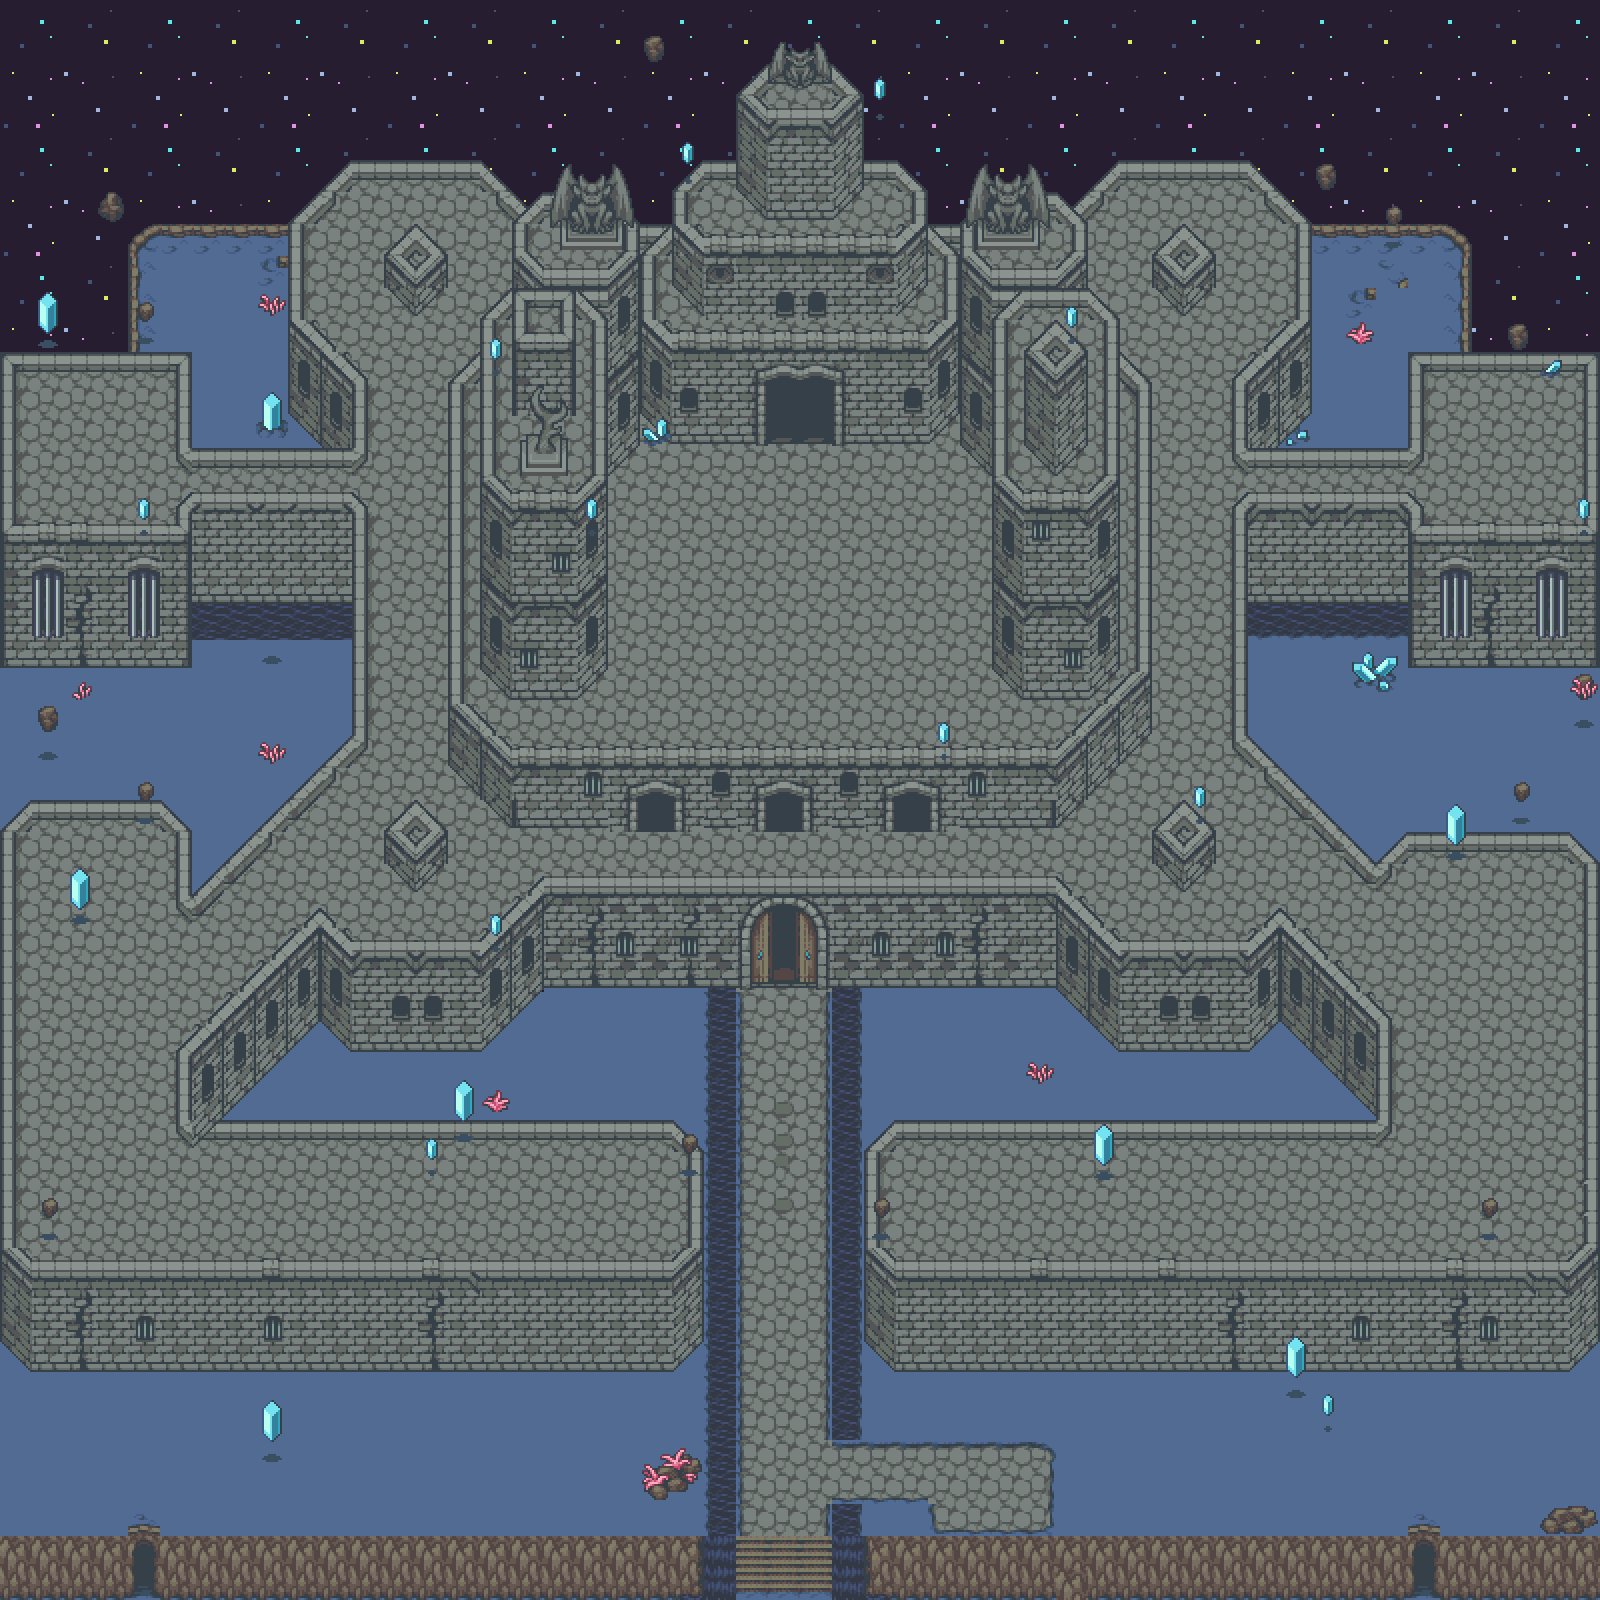

A level layout from a 2D game, rendered from its tile map. Below: a short description, then the map file with tile-grid data replaced by summaries:
An orthogonal 50x50 tile map with 32x32 px tiles, 17 tile layers (bg, 2, 3, path, ...), 2 tilesets and 106 objects (99x solid).

<map version="1.10" tiledversion="1.11.2" orientation="orthogonal" renderorder="right-down" width="50" height="50" tilewidth="32" tileheight="32" infinite="0" nextlayerid="34" nextobjectid="121">
 <tileset firstgid="1" source="../map4-tilesets/dd_waterfall_sheet.tsx" />
 <tileset firstgid="157" source="../map4-tilesets/tf_darkdimension_sheet.tsx" />
 <layer id="17" name="bg" width="50" height="50">
  <data>[2500 cells, 2500 non-empty, 16 distinct tile ids]</data>
 </layer>
 <layer id="3" name="2" width="50" height="50">
  <data>[2500 cells, 1800 non-empty, 24 distinct tile ids]</data>
 </layer>
 <layer id="2" name="3" width="50" height="50">
  <data>[2500 cells, 1805 non-empty, 71 distinct tile ids]</data>
 </layer>
 <layer id="12" name="path" width="50" height="50">
  <data>[2500 cells, 86 non-empty, 9 distinct tile ids]</data>
 </layer>
 <layer id="4" name="5-castle" width="50" height="50">
  <data>[2500 cells, 1215 non-empty, 42 distinct tile ids]</data>
 </layer>
 <layer id="21" name="5.0." width="50" height="50">
  <data>[2500 cells, 428 non-empty, 54 distinct tile ids]</data>
 </layer>
 <layer id="22" name="5.1" width="50" height="50">
  <data>[2500 cells, 170 non-empty, 38 distinct tile ids]</data>
 </layer>
 <layer id="5" name="subcastle" width="50" height="50">
  <data>[2500 cells, 2500 non-empty, 65 distinct tile ids]</data>
 </layer>
 <layer id="27" name="subcastle" width="50" height="50">
  <data>[2500 cells, 2440 non-empty, 59 distinct tile ids]</data>
 </layer>
 <layer id="23" name="5.2" width="50" height="50">
  <data>[2500 cells, 422 non-empty, 69 distinct tile ids]</data>
 </layer>
 <layer id="24" name="new5.3" width="50" height="50">
  <data>[2500 cells, 78 non-empty, 21 distinct tile ids]</data>
 </layer>
 <layer id="8" name="8" width="50" height="50">
  <data>[2500 cells, 31 non-empty, 11 distinct tile ids]</data>
 </layer>
 <layer id="26" name="new12" width="50" height="50">
  <data>[2500 cells, 20 non-empty, 19 distinct tile ids]</data>
 </layer>
 <layer id="16" name="Tile Layer 13" width="50" height="50">
  <data>[2500 cells, 17 non-empty, 5 distinct tile ids]</data>
 </layer>
 <layer id="30" name="sub" width="50" height="50">
  <data>[2500 cells, 483 non-empty, 25 distinct tile ids]</data>
 </layer>
 <layer id="31" name="subsub" width="50" height="50">
  <data>[2500 cells, 108 non-empty, 25 distinct tile ids]</data>
 </layer>
 <layer id="29" name="floating" width="50" height="50">
  <data>[2500 cells, 124 non-empty, 29 distinct tile ids]</data>
 </layer>
 <objectgroup id="32" name="Spawns">
  <object id="1" x="780" y="1564">
   <properties>
    <property name="type" value="player" />
   </properties>
   <point />
  </object>
  <object id="2" x="944" y="1508">
   <properties>
    <property name="type" value="portal_start" />
   </properties>
   <point />
  </object>
  <object id="3" x="742" y="476">
   <properties>
    <property name="type" value="portal" />
   </properties>
   <point />
  </object>
  <object id="4" x="90" y="1032">
   <properties>
    <property name="class" value="CyanBat" />
    <property name="type" value="monster" />
   </properties>
   <point />
  </object>
  <object id="5" x="784" y="986">
   <properties>
    <property name="type" value="teleport" />
   </properties>
   <point />
  </object>
  <object id="6" x="784" y="834">
   <properties>
    <property name="type" value="teleport_higher" />
   </properties>
   <point />
  </object>
  <object id="120" x="836" y="616">
   <properties>
    <property name="type" value="chest" />
   </properties>
   <point />
  </object>
 </objectgroup>
 <objectgroup id="33" name="solid">
  <object id="7" name="solid" x="708" y="986" width="26" height="614">
   <properties>
    <property name="solid" type="bool" value="true" />
   </properties>
  </object>
  <object id="8" name="solid" x="832" y="986" width="26" height="454">
   <properties>
    <property name="solid" type="bool" value="true" />
   </properties>
  </object>
  <object id="9" name="solid" x="834" y="1510" width="30" height="94">
   <properties>
    <property name="solid" type="bool" value="true" />
   </properties>
  </object>
  <object id="11" name="solid" x="2" y="1536" width="720" height="64">
   <properties>
    <property name="solid" type="bool" value="true" />
   </properties>
  </object>
  <object id="12" name="solid" x="850" y="1540" width="754" height="68">
   <properties>
    <property name="solid" type="bool" value="true" />
   </properties>
  </object>
  <object id="13" name="solid" x="874" y="1276" width="720" height="86">
   <properties>
    <property name="solid" type="bool" value="true" />
   </properties>
  </object>
  <object id="14" name="solid" x="6" y="1270" width="692" height="96">
   <properties>
    <property name="solid" type="bool" value="true" />
   </properties>
  </object>
  <object id="15" name="solid" x="552" y="898" width="180" height="94">
   <properties>
    <property name="solid" type="bool" value="true" />
   </properties>
  </object>
  <object id="16" name="solid" x="344" y="956" width="146" height="92">
   <properties>
    <property name="solid" type="bool" value="true" />
   </properties>
  </object>
  <object id="17" name="solid" x="1110" y="956" width="140" height="94">
   <properties>
    <property name="solid" type="bool" value="true" />
   </properties>
  </object>
  <object id="18" name="solid" x="844" y="898" width="212" height="92">
   <properties>
    <property name="solid" type="bool" value="true" />
   </properties>
  </object>
  <object id="19" name="solid" x="1046" y="914" width="32" height="82">
   <properties>
    <property name="solid" type="bool" value="true" />
   </properties>
  </object>
  <object id="20" name="solid" x="1070" y="932" width="38" height="96">
   <properties>
    <property name="solid" type="bool" value="true" />
   </properties>
  </object>
  <object id="21" name="solid" x="522" y="912" width="30" height="86">
   <properties>
    <property name="solid" type="bool" value="true" />
   </properties>
  </object>
  <object id="22" name="solid" x="490" y="940" width="34" height="106">
   <properties>
    <property name="solid" type="bool" value="true" />
   </properties>
  </object>
  <object id="23" name="solid" x="318" y="934" width="24" height="112">
   <properties>
    <property name="solid" type="bool" value="true" />
   </properties>
  </object>
  <object id="24" name="solid" x="290" y="954" width="32" height="98">
   <properties>
    <property name="solid" type="bool" value="true" />
   </properties>
  </object>
  <object id="25" name="solid" x="262" y="978" width="28" height="84">
   <properties>
    <property name="solid" type="bool" value="true" />
   </properties>
  </object>
  <object id="26" name="solid" x="228" y="1010" width="44" height="88">
   <properties>
    <property name="solid" type="bool" value="true" />
   </properties>
  </object>
  <object id="27" name="solid" x="192" y="1046" width="40" height="74">
   <properties>
    <property name="solid" type="bool" value="true" />
   </properties>
  </object>
  <object id="28" name="solid" x="212" y="1100" width="472" height="16">
   <properties>
    <property name="solid" type="bool" value="true" />
   </properties>
  </object>
  <object id="29" name="solid" x="678" y="1118" width="44" height="16">
   <properties>
    <property name="solid" type="bool" value="true" />
   </properties>
  </object>
  <object id="30" name="solid" x="-8" y="538" width="230" height="264">
   <properties>
    <property name="solid" type="bool" value="true" />
   </properties>
  </object>
  <object id="31" name="solid" x="198" y="510" width="156" height="224">
   <properties>
    <property name="solid" type="bool" value="true" />
   </properties>
  </object>
  </objectgroup>
</map>
<!-- 75 of 106 objects omitted -->
